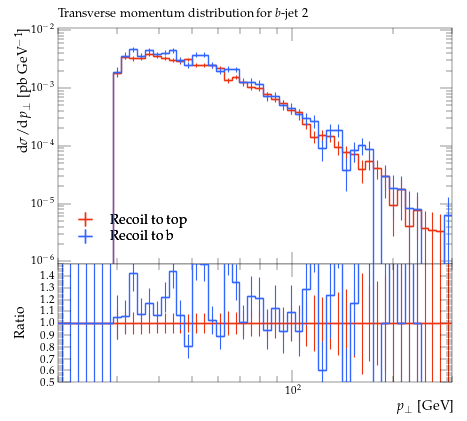

Reproduce this figure in Python.
#! /usr/bin/env python

# This Python script was auto-generated using YODA v2.0.2.
# Analysis object: /MC_TTBAR/onelep_jetb_2_pT
# Timestamp: 31-07-2026 (12:23:23)

import matplotlib as mpl
import matplotlib.pyplot as plt
mpl.use('Agg') # comment out for interactive use
import os
import numpy as np

plotDir = os.path.split(os.path.realpath(__file__))[0]
if 'YODA_USER_PLOT_PATH' in globals():
    plot_outdir = globals()['YODA_USER_PLOT_PATH']
else:
    plot_outdir = plotDir

#plot style
plt.style.use(os.path.join(plotDir, '../default.mplstyle'))
# plot metadata
figW, figH = plt.rcParams['figure.figsize']
ax_xLabel = r'$p_\perp$ [GeV]'
ax_yLabel = r'$\mathrm{d}\sigma/\mathrm{d}p_\perp$ [pb GeV$^{-1}$]'
ax_title  = r'Transverse momentum distribution for $b$-jet 2'
ax_xScale = 'log'
ax_yScale = 'log'
xLims = (20.0, 300.0)
yLims = (9e-07, 0.011000000000000001)

# TeX-friendly labels for the legend
labels = {
    'legend' : ([ r"Recoil to top", r"Recoil to b" ], r""),
}

# Adjust canvas width and height
canvasW = 10.0
canvasH = 9.0
figW *= canvasW/10.
figH *= canvasH/9.

# Create figure and axis objects
fig, (ax, ratio0_ax) = plt.subplots(2, 1, sharex=True,
                  figsize=(figW,figH), gridspec_kw={'height_ratios': (6.0, 3.0)})

# Set figure margins
plt.subplots_adjust(
    left   = 1.0 * plt.rcParams['figure.subplot.left'],
    right  = 1.0 * plt.rcParams['figure.subplot.right'],
    top    = 1.0 * plt.rcParams['figure.subplot.top'],
    bottom = 1.0 * plt.rcParams['figure.subplot.bottom'])

ratio0_ax.yaxis.set_major_locator(mpl.ticker.MultipleLocator(0.1))
ratio0_ax.set_ylim(0.5, 1.4999)
ratio0_ax.set_ylabel('Ratio')

# the numerical data is stored in a separate file
dataf = dict()
prefix = os.path.split(__file__)[0]
if prefix:    prefix = prefix + '/'
exec(open(prefix+'onelep_jetb_2_pT__data.py').read(), dataf)


legend_handles = dict() # keep track of handles for the legend

# style options for curves
# starts at zorder>=5 to draw curve on top of legend
styles = {
  'recoil_t': {
    'color' : '#EE3311',
    'linestyle' : '-',
    'linewidth' : 1,
    'marker' : 'none',
    'markersize' : 2,
    'capsize' : 0.0,
    'zorder' : 5,
    'histstyle' : 1,
    'drawstyle' : 'steps-pre',
    'xerrorbars' : 1,
    'yerrorbars' : 1,
    'fillcolor' : None,
    'fillopacity' : 1.0,
    'ratio0_linestyle' : '-',
    'ratio0_linewidth' : 1,
    'ratio0_marker' : 'none',
    'ratio0_markersize' : 2,
    'ratio0_capsize' : 0.0,
    'ratio0_zorder' : 5,
    'ratio0_histstyle' : 1,
    'ratio0_drawstyle' : 'steps-pre',
    'ratio0_xerrorbars' : 1,
    'ratio0_yerrorbars' : 1,
  },
  'recoil_b': {
    'color' : '#3366FF',
    'linestyle' : '-',
    'linewidth' : 1,
    'marker' : 'none',
    'markersize' : 2,
    'capsize' : 0.0,
    'zorder' : 6,
    'histstyle' : 1,
    'drawstyle' : 'steps-pre',
    'xerrorbars' : 1,
    'yerrorbars' : 1,
    'fillcolor' : None,
    'fillopacity' : 1.0,
    'ratio0_linestyle' : '-',
    'ratio0_linewidth' : 1,
    'ratio0_marker' : 'none',
    'ratio0_markersize' : 2,
    'ratio0_capsize' : 0.0,
    'ratio0_zorder' : 6,
    'ratio0_histstyle' : 1,
    'ratio0_drawstyle' : 'steps-pre',
    'ratio0_xerrorbars' : 1,
    'ratio0_yerrorbars' : 1,
  },
}

# curve from input yoda files in main panel
for label, yvals in dataf['yvals'].items():
    if all(np.isnan(v) for v in dataf['yvals'][label]):
        continue
    tmp = None
    if styles[label]['histstyle']: # draw as histogram
        xpos = dataf['xedges'][label] if styles[label]['drawstyle'] else dataf['xpoints'][label]
        ypos = np.insert(yvals, 0, yvals[0]) if styles[label]['drawstyle'] else yvals
        if styles[label]['fillcolor']: # fill area below curve
            ax.fill_between(xpos, ypos, step='pre',
                            color=styles[label]['fillcolor'],
                            alpha=styles[label]['fillopacity'])
        tmp, = ax.plot(xpos, ypos,
                       color=styles[label]['color'],
                       linestyle=styles[label]['linestyle'],
                       linewidth=styles[label]['linewidth'],
                       drawstyle=styles[label]['drawstyle'], solid_joinstyle='miter',
                       zorder=styles[label]['zorder'], label=label)
    tmp = ax.errorbar(dataf['xpoints'][label], yvals,
                      xerr=np.array(dataf['xerrs'][label])*styles[label]['xerrorbars'],
                      yerr=np.array(dataf['yerrs'][label])*styles[label]['yerrorbars'],
                      fmt=styles[label]['marker'], capsize=styles[label]['capsize'],
                      markersize=styles[label]['markersize'],
                      ecolor=styles[label]['color'],
                      color=styles[label]['color'], zorder=styles[label]['zorder'])
    tmp[-1][0].set_linestyle(styles[label]['linestyle'])
    tmp[-1][0].set_linewidth(styles[label]['linewidth'])
    if label in dataf['add_legend_handle']:  legend_handles[label] = tmp
    for varLabel in dataf['variation_yvals'].keys():
        if varLabel.startswith(label):
            tmp, = ax.plot(dataf['xedges'][label], dataf['variation_yvals'][varLabel],
                           color=styles[label]['color'],
                           linestyle=styles[label]['linestyle'],
                           linewidth=styles[label]['linewidth'],
                           drawstyle='steps-pre', solid_joinstyle='miter',
                           zorder=styles[label]['zorder'], alpha=0.5)


# plots on ratio panel
# curve from input yoda files in ratio panel
for label, yvals in dataf['ratio0_yvals'].items():
    if all(np.isnan(v) for v in yvals):
        continue
    if styles[label]['ratio0_histstyle']: # plot as histogram
        xpos = dataf['xedges']['recoil_t'] if styles[label]['ratio0_drawstyle'] else dataf['xpoints']['recoil_t']
        ypos = np.insert(yvals, 0, yvals[0]) if styles[label]['ratio0_drawstyle'] else yvals
        ratio0_ax.plot(xpos, ypos,
                       color=styles[label]['color'],
                       linewidth=styles[label]['linewidth'],
                       linestyle=styles[label]['ratio0_linestyle'],
                       drawstyle=styles[label]['ratio0_drawstyle'], zorder=styles[label]['zorder'],
                       solid_joinstyle='miter')
    tmp = ratio0_ax.errorbar(dataf['xpoints']['recoil_t'], yvals,
                             xerr=np.array(dataf['ref_xerrs'])*styles[label]['ratio0_xerrorbars'],
                             yerr=np.array(dataf['ratio0_yerrs'][label])*styles[label]['ratio0_yerrorbars'],
                             fmt=styles[label]['ratio0_marker'], capsize=styles[label]['ratio0_capsize'],
                             markersize=styles[label]['ratio0_markersize'],
                             ecolor=styles[label]['color'],
                             color=styles[label]['color'])
    tmp[-1][0].set_linestyle(styles[label]['ratio0_linestyle'])
    tmp[-1][0].set_linewidth(styles[label]['ratio0_linewidth'])

    for varlabel in dataf['ratio0_variation_vals'].keys():
        if varlabel.startswith(label):
            ratio0_ax.plot(dataf['xedges']['recoil_t'],
                            dataf['ratio0_variation_vals'][varlabel],
                            color=styles[label]['color'],
                            linestyle=styles[label]['linestyle'],
                            linewidth=styles[label]['linewidth'],
                            drawstyle='steps-pre', solid_joinstyle='miter',
                            zorder=1, alpha=0.5)

legend_items = list(legend_handles.values())
ax.add_artist(ax.legend(legend_items,
                        labels['legend'][0],
                        title=labels['legend'][1],
                        alignment='left',
                        loc='lower left',
                        bbox_to_anchor=(0.0, 0.03)))

# set plot metadata as defined above
ratio0_ax.set_xlabel(ax_xLabel)
ratio0_ax.xaxis.set_label_coords(1., -0.15)
ax.set_ylabel(ax_yLabel, ha='right', va='top')
ax.yaxis.set_label_coords(-0.11, 1.0)
ax.set_title(ax_title, loc='left')
ax.set_xscale(ax_xScale)
ax.set_yscale(ax_yScale)
ax.set_xlim(xLims)
ax.set_ylim(yLims)

# tick formatting
plt.rcParams['xtick.top'] = True
plt.rcParams['ytick.right'] = True
ax.yaxis.set_major_locator(mpl.ticker.LogLocator(base=10.0, numticks=np.inf))
ax.yaxis.set_minor_locator(mpl.ticker.LogLocator(
                           base=10.0, subs=np.arange(0.1, 1, 0.1), numticks=np.inf))
fig.align_ylabels((ax, ratio0_ax))
plt.savefig(os.path.join(plot_outdir, 'onelep_jetb_2_pT.pdf'), format='PDF')
plt.savefig(os.path.join(plot_outdir, 'onelep_jetb_2_pT.png'), format='PNG')

plt.close(fig)
